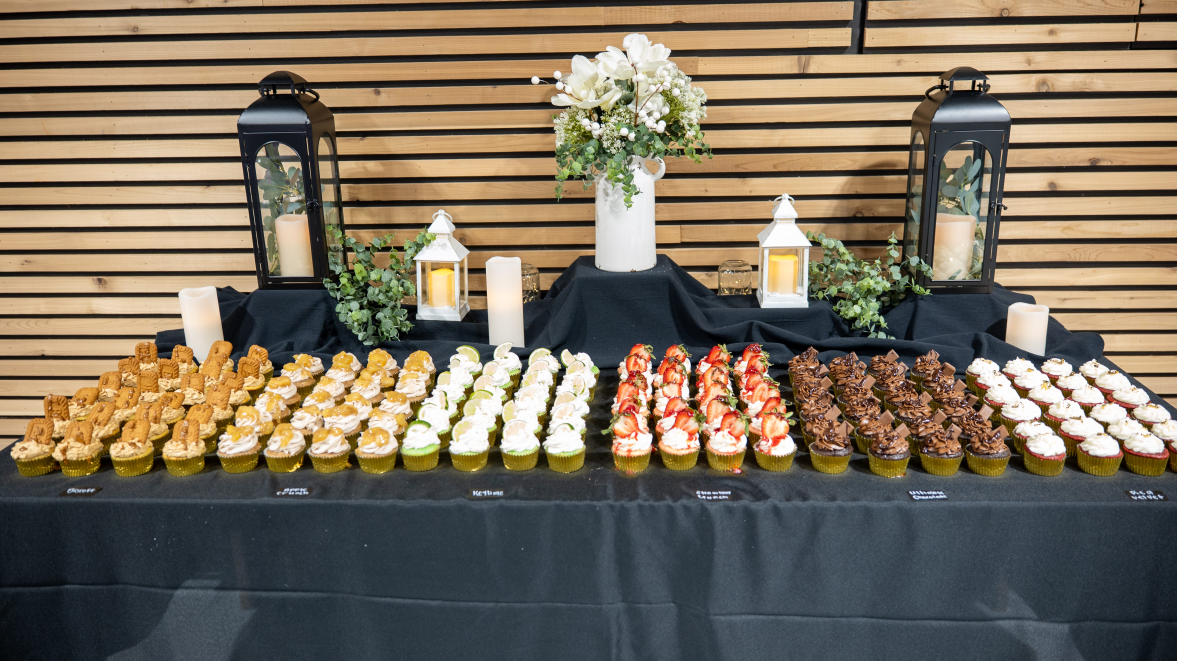
#> input picture _duplicates/_1054670.jpg, 5883 x 3302 px (shown at 1/5 size)
$ python -i images.py   (imports and definitions only)
#> lines starting #> are read from the running program, lines starting #| are printed output that depends on the picture
#> further down, picture is the input picture: PIL image 5883x3302 RGB; mean R, G, B 121.8, 110.3, 93.1
#!/usr/bin/env python3
"""Convert referenced site images to WebP without visible quality loss.

Rules this follows, in order of importance:
  * Never resize. Every output keeps the source's exact pixel dimensions, so no
    layout can shift and no detail is thrown away.
  * Never ship a version that looks worse. Each candidate is scored against the
    original with SSIM and quality is raised until it clears the threshold; if
    lossy can't clear it, lossless is used.
  * Never ship a version that isn't meaningfully smaller. Below the savings
    floor the original is kept and the page keeps pointing at it.
  * Originals are left on disk untouched.

    python tools/images.py --dry-run    # report only
    python tools/images.py              # write .webp next to each source
"""

import argparse
import os
import re
import sys

import numpy as np
from PIL import Image

ROOT = os.path.dirname(os.path.dirname(os.path.abspath(__file__)))
SSIM_FLOOR = 0.990   # below this the conversion is considered visibly different
MIN_SAVING = 0.10    # keep the original unless WebP is at least 10% smaller
QUALITY_LADDER = [88, 92, 95, 98]
CONVERTIBLE = (".png", ".jpg", ".jpeg")


# [24 lines left out: function referenced_images, not called in this run]


def to_array(im):
    """Flatten onto a mid grey so alpha differences still register in the score."""
    im = im.convert("RGBA")
    bg = Image.new("RGBA", im.size, (128, 128, 128, 255))
    return np.asarray(Image.alpha_composite(bg, im).convert("L"), dtype=np.float64)
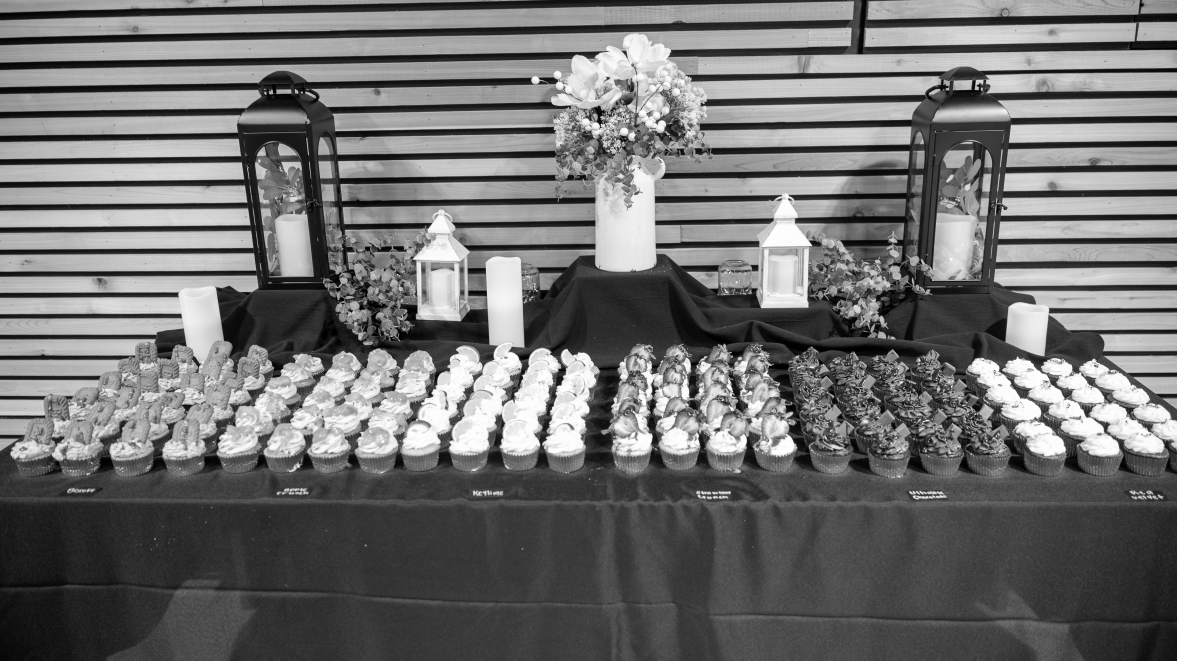
#> returned value: shape (3302, 5883) float64 (shown at 1/5 size); min 0, max 255, mean 111.8


# [13 lines left out: function ssim, not called in this run]


def encode(im, path, **kw):
    im.save(path, "WEBP", method=6, **kw)
    return os.path.getsize(path)


# [77 lines left out: functions convert, main, not called in this run]


# [2 lines not run here, left out]

>>> from PIL import Image
>>> picture = Image.open('../_duplicates/_1054670.jpg')
>>> result = to_array(picture)

$ run again, on _duplicates/_1054706.jpg
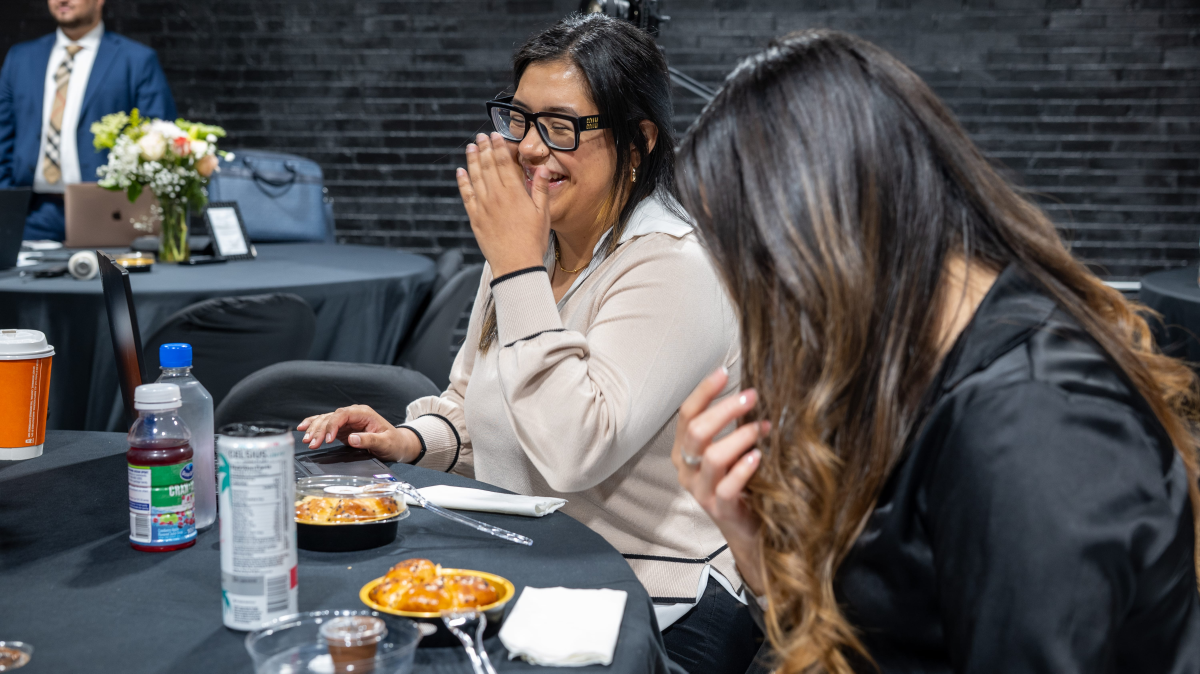
#> input picture _duplicates/_1054706.jpg, 6000 x 3368 px (shown at 1/5 size)
#> picture is the input picture: PIL image 6000x3368 RGB; mean R, G, B 87.1, 85.8, 86.8
#> in to_array, `return np.asarray(Image.alpha_composite(bg, im).convert("L"), dtype=np..`:
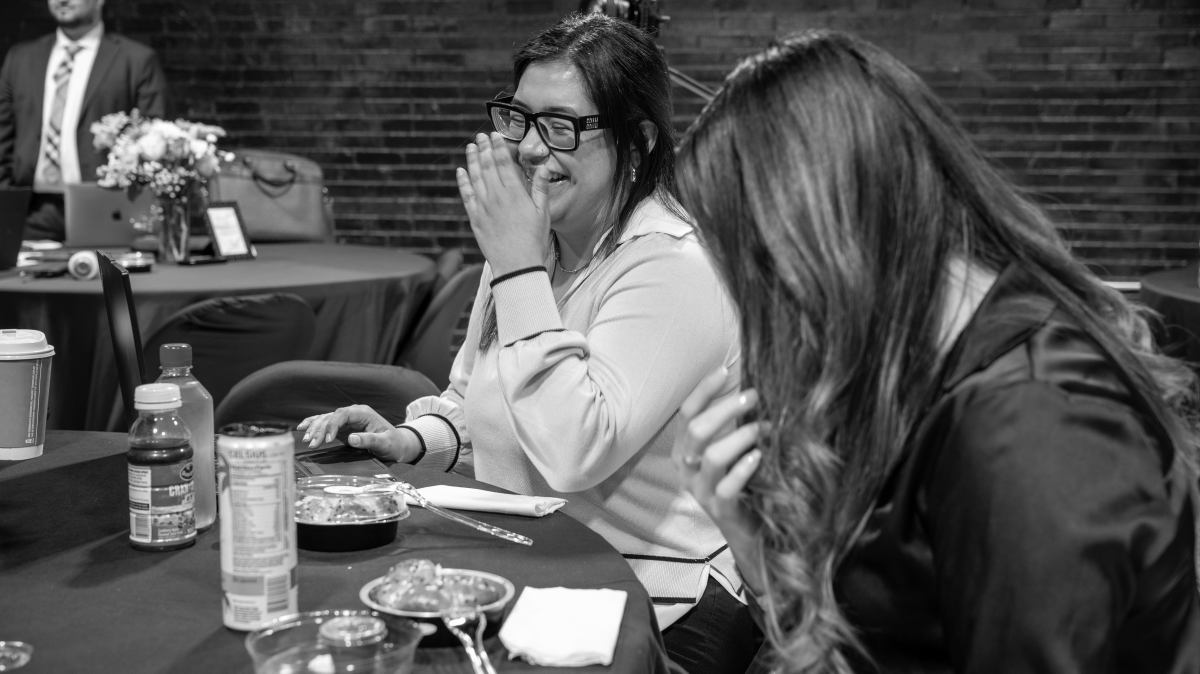
#> returned value: shape (3368, 6000) float64 (shown at 1/5 size); min 0, max 255, mean 86.3

$ run again, on _duplicates/_1054709.jpg
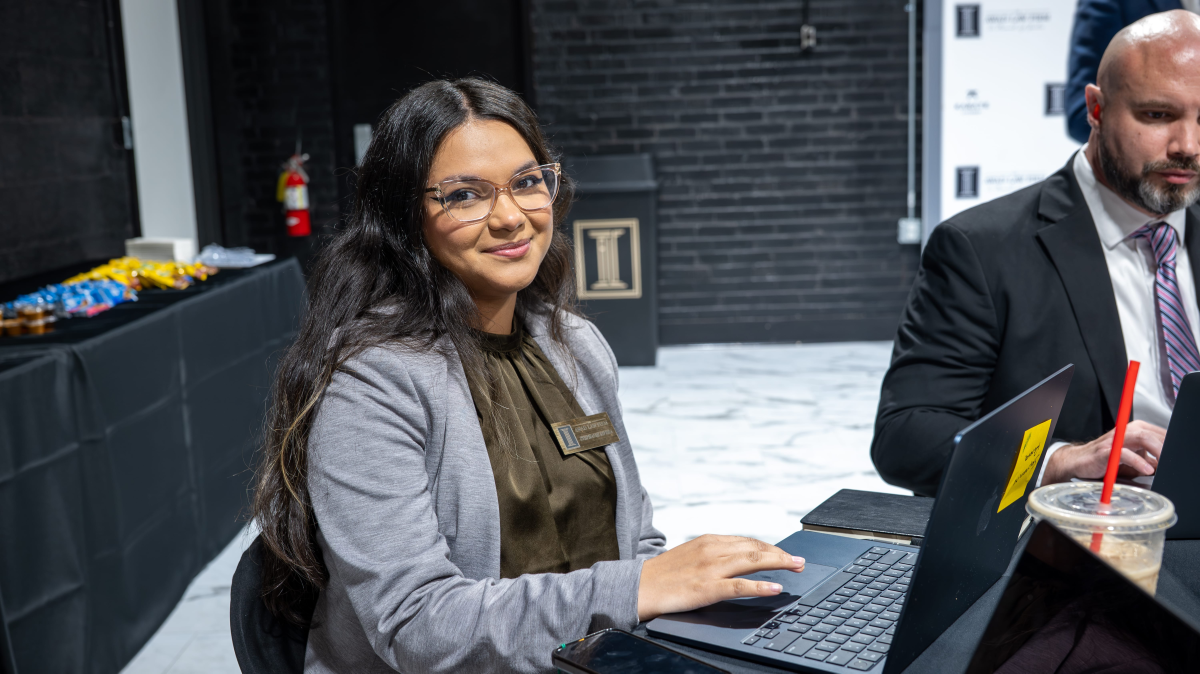
#> input picture _duplicates/_1054709.jpg, 6000 x 3368 px (shown at 1/5 size)
#> picture is the input picture: PIL image 6000x3368 RGB; mean R, G, B 84.6, 86.2, 90.6
#> in to_array, `return np.asarray(Image.alpha_composite(bg, im).convert("L"), dtype=np..`:
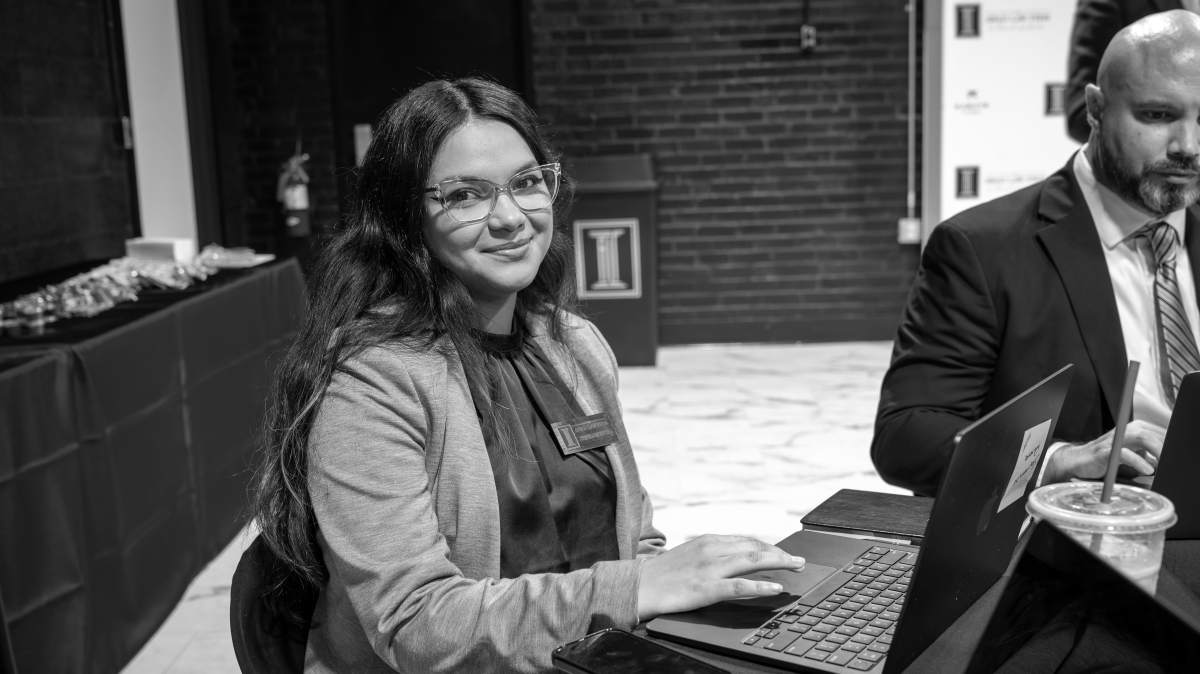
#> returned value: shape (3368, 6000) float64 (shown at 1/5 size); min 0, max 255, mean 86.2

$ run again, on _duplicates/_1054717.jpg
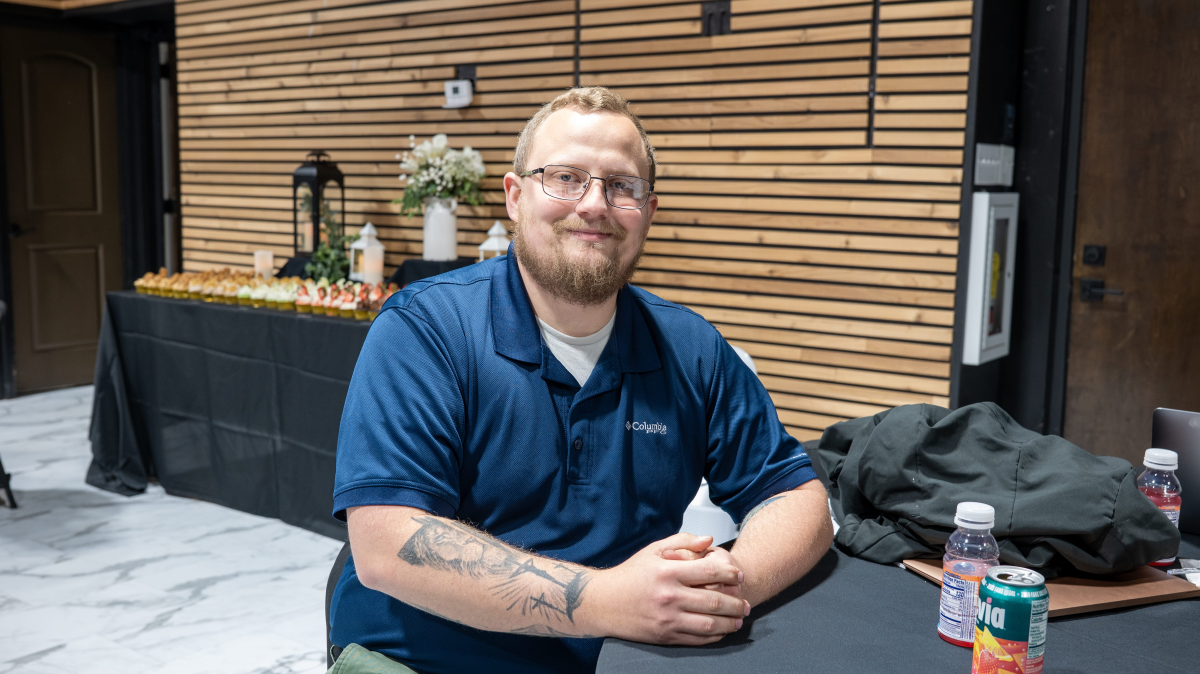
#> input picture _duplicates/_1054717.jpg, 6000 x 3368 px (shown at 1/5 size)
#> picture is the input picture: PIL image 6000x3368 RGB; mean R, G, B 102.7, 98.3, 94.8
#> in to_array, `return np.asarray(Image.alpha_composite(bg, im).convert("L"), dtype=np..`:
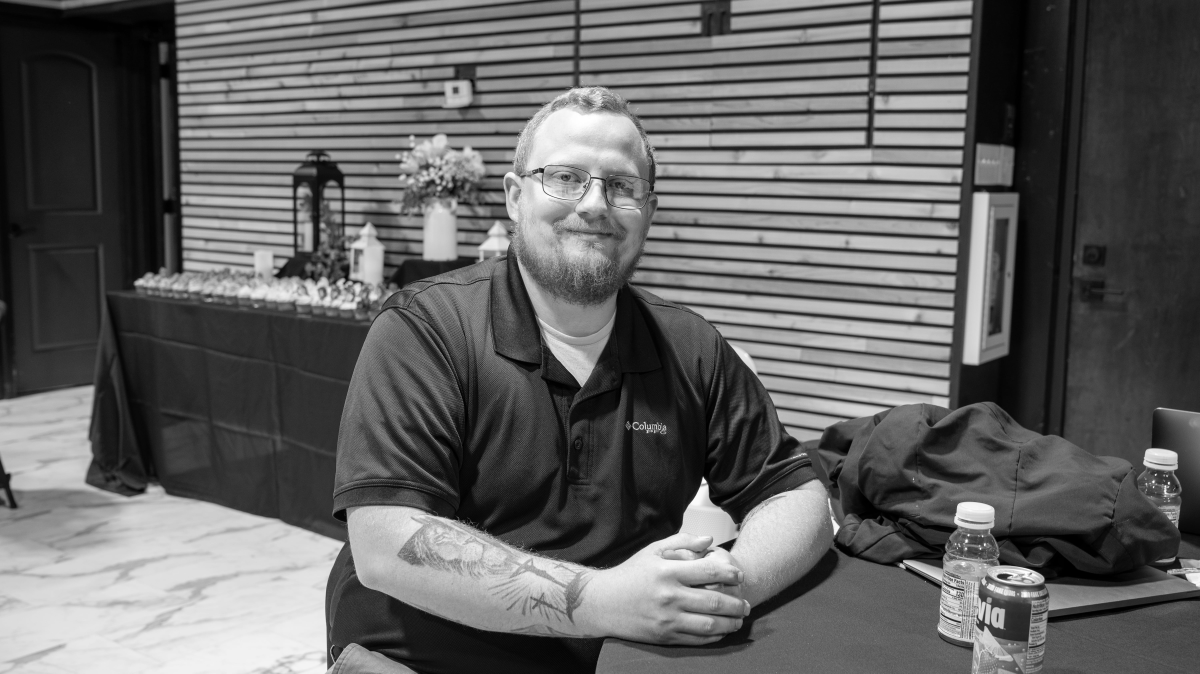
#> returned value: shape (3368, 6000) float64 (shown at 1/5 size); min 0, max 255, mean 99.2
